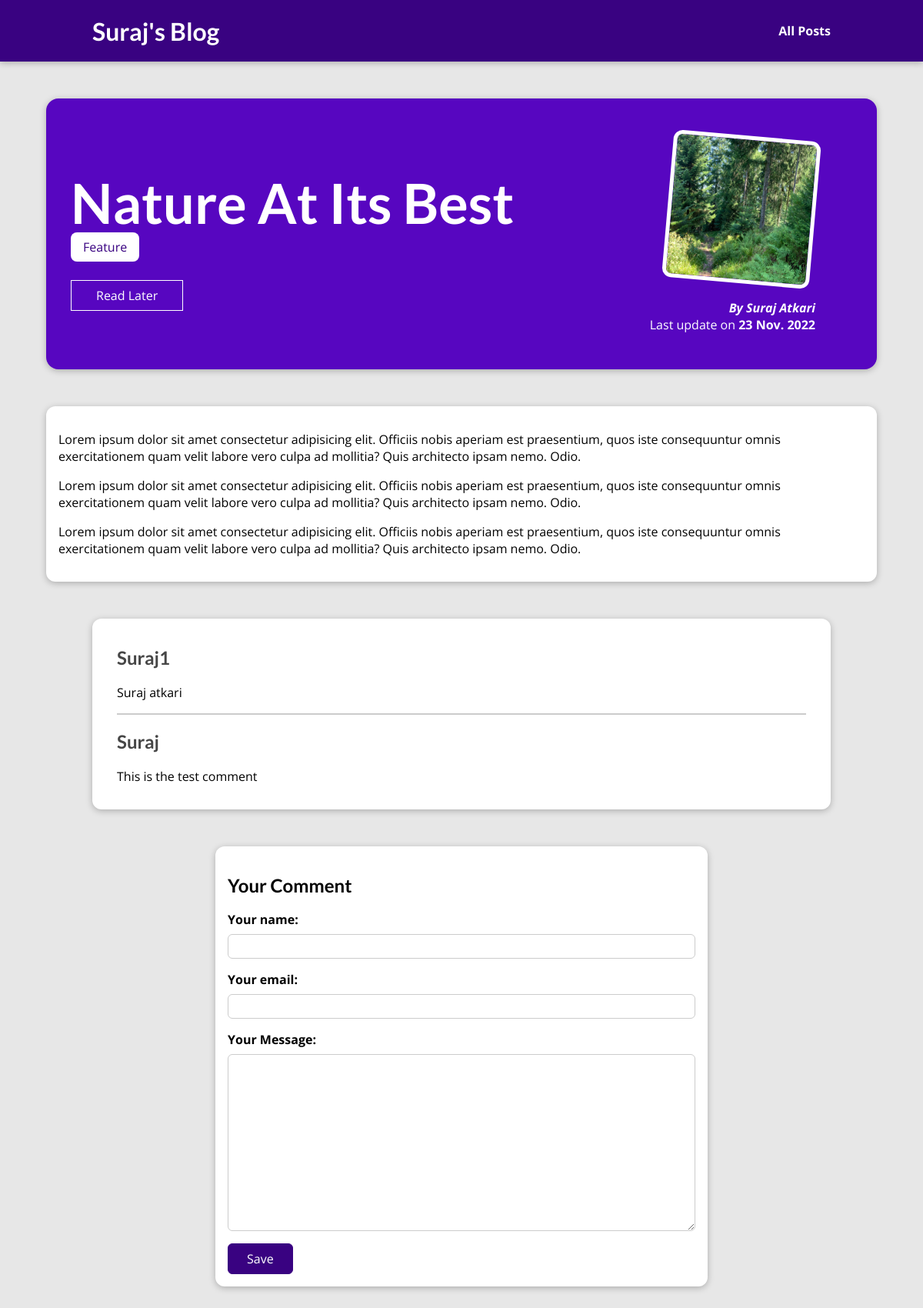
The page /posts/nature-at-its-best on the database its author committed.
### blog/models.py (models this page shows, shortened)
class Post(models.Model):
    title = models.CharField(max_length=200)
    author = models.ForeignKey(
        Author, on_delete=models.SET_NULL, null=True, default=None, related_name="posts")
    excerpt = models.CharField(max_length=1000)
    image = models.ImageField(upload_to="posts", null=True)
    date = models.DateField(auto_now=True)
    slug = models.SlugField(unique=True, db_index=True, default=None)
    content = models.TextField(validators=[MinLengthValidator(10)])
    tags = models.ManyToManyField(Tag)

class Tag(models.Model):
    caption = models.CharField(max_length=20)

class Author(models.Model):
    first_name = models.CharField(max_length=55)
    last_name = models.CharField(max_length=55)
    email = models.EmailField(max_length=254)
    def full_name(self):
        return f"{self.first_name} {self.last_name}"
    def __str__(self):
        return self.full_name()

class Comment(models.Model):
    user_name = models.CharField(max_length=100)
    user_email = models.EmailField()
    text = models.TextField(max_length=500)
    post = models.ForeignKey(
        Post, on_delete=models.CASCADE, related_name="comments")

### blog/views.py (the view, shortened to what this page needs)
# urls.py: path("posts/<slug:slug>", views.DetailedPostView.as_view(),
class DetailedPostView(View):
    def get(self, request, slug):
        post = Post.objects.get(slug=slug)
        context = {
            "post": post,
            "post_tags": post.tags.all(),
            "comment_form": CommentForm(),
            "comments": post.comments.all().order_by("-id")
        }
        return render(request, "blog/post-detail.html", context)

### blog/forms.py
class CommentForm(forms.ModelForm):
    class Meta:
        model = Comment
        exclude = ["post"]
        labels = {
            "user_name": "Your name",
            "user_email": "Your email",
            "text": "Your Message"
        }

### blog/templates/blog/post-detail.html (shortened to what this page needs)
{% extends "base.html" %}
{% load static %}
{% block css_files %}
  <link rel="stylesheet" href="{% static "blog/post-detail.css" %}"/>
{% endblock css_files %}
 {% block content %}
  <section id="summary">
    <h2>{{ post.title }}</h2>
    <div>
      {% for tag in post_tags  %}
        <span class="tag">{{ tag.caption }}</span>
      {% endfor %}
    </div>
    <div id="read-later">
      <form action="{% url 'read-later' %}" method="POST">
        <button>Read Later</button>
      </form>
    </div>
    <article>
      <img src="{{ post.image.url }}" alt={{ post.title }}/>
      <address> By <a href="{{ post.author.email }}">{{ post.author }}</a></address>
      <div>
        Last update on <time> {{ post.date|date:"d N Y" }}</time>
      </div>
    </article>
  </section>
  <main>
      {{ post.content|linebreaks }}
  </main>
<section id="comments">
  <ul>
    {% for comment in comments  %}
      <li>
        <h2>{{ comment.user_name }}</h2>
        <p>{{ comment.text|linebreaks }}</p>
      </li>
    {% endfor %}
  </ul>
</section>
  <section id="comment-form">
    <h2>Your Comment</h2>
    <form action="{% url "post-detail-page" post.slug %}" method="POST">
      {% for form_field in comment_form %}
        <div class="form-control {% if form_field.errors %}invalid{% endif %}">
          {{ form_field.label_tag }}
          {{ form_field }}
        </div>
      {% endfor %}
      <button>Save</button>
    </form>
  </section>
  {% endblock %}

### my_site/static/app.css (style rules this page uses)
* { box-sizing: border-box; }
html { font-family: 'Open Sans', 'Lato', sans-serif; }
body { margin: 0; }
h1, h2, h3 { font-family: 'Lato', sans-serif; font-weight: bold; }

### blog/static/blog/post-detail.css (style rules this page uses)
body { background-color: #e7e7e7; }
#summary { margin: 8rem auto 3rem auto; padding: 2rem; width: 90%; max-width: 90rem; border-radius: 16px; background-color: #5706c0; position: relative; box-shadow: 0 2px 8px rgba(0, 0, 0, 0.25); height: 22rem; }
#summary h2 { color: white; font-size: 4.5rem; margin-bottom: 0.25rem; }
#summary article { position: absolute; top: 2rem; right: 3rem; padding: 1rem 2rem; border-radius: 12px; text-align: right; color: white; }
#summary article img { width: 12rem; height: 12rem; border-radius: 12px; transform: rotateZ(5deg); border: 5px solid white; margin-bottom: 1rem; }
#summary address { font-weight: bold; }
#summary a { color: white; text-decoration: none; }
#summary time { font-weight: bold; }
#read-later { margin: 2rem 0; }
#read-later button { background-color: transparent; border: 1px solid white; padding: 0.5rem 2rem; font: inherit; color: white; cursor: pointer; }
main { width: 90%; max-width: 90rem; margin: 3rem auto; background-color: white; padding: 1rem; border-radius: 12px; box-shadow: 0 2px 8px rgba(0, 0, 0, 0.25); }
.tag { background-color: white; color: #390281; padding: 0.5rem 1rem; border-radius: 8px; }
#comment-form { margin: 3rem auto; width: 90%; max-width: 40rem; border-radius: 12px; background-color: white; box-shadow: 0 2px 8px rgba(0, 0, 0, 0.25); padding: 1rem; }
#comment-form button { font: inherit; background-color: #390281; color: white; border: 1px solid #390281; padding: 0.5rem 1.5rem; border-radius: 6px; cursor: pointer; }
.form-control { margin-bottom: 1rem; }
.form-control label { font-weight: bold; margin-bottom: 0.5rem; display: block; }
.form-control input, .form-control textarea { display: block; width: 100%; font: inherit; padding: 0.25rem; border-radius: 6px; border: 1px solid #ccc; }
#comments { margin: 3rem auto; width: 90%; max-width: 60rem; border-radius: 12px; background-color: white; box-shadow: 0 2px 8px rgba(0, 0, 0, 0.25); padding: 1rem 2rem; }
#comments ul { list-style: none; margin: 0; padding: 0; }
#comments li { margin-bottom: 1rem; border-bottom: 2px solid #ccc; }
#comments li:last-of-type { border-bottom: none; }
#comments h2 { color: #464646; }

### rows shown on the page
Post: title "Nature At Its Best", image (picture), author "Suraj Atkari", date "23 Nov. 2022", content "Lorem ipsum dolor sit amet consectetur adipisicing elit. Officiis nobis aperiam est praesentium, quos iste consequuntur omnis exercitationem quam velit labore vero culpa ad mollitia? Quis architecto ipsam nemo. Odio. Lorem ipsum dolor sit amet consectetur adipisicing elit. Officiis nobis aperiam est praesentium, quos iste consequuntur omnis exercitationem quam velit labore vero culpa ad mollitia? Quis architecto ipsam nemo. Odio. Lorem ipsum dolor sit amet consectetur adipisicing elit. Officiis nobis aperiam est praesentium, quos iste consequuntur omnis exercitationem quam velit labore vero culpa ad mollitia? Quis architecto ipsam nemo. Odio."
Tag: caption "Feature"
Comment: user_name "Suraj1", text "Suraj atkari"
Comment: user_name "Suraj", text "This is the test comment"
